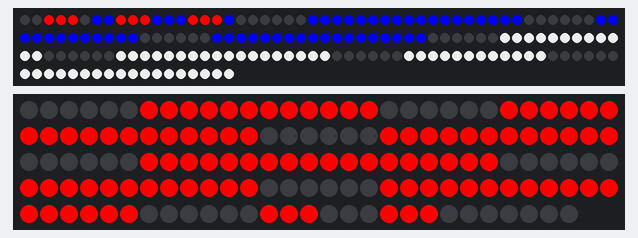
Simulated run of this sketch. Board: Arduino Uno, built with avr-gcc and run on an emulated ATmega328P. Parts: 168 RGB LEDs in strip order, left to right, continuing on the next row, 148 RGB LEDs in strip order, left to right, continuing on the next row.

Above: at 0.1 s.
At 1.1 s:
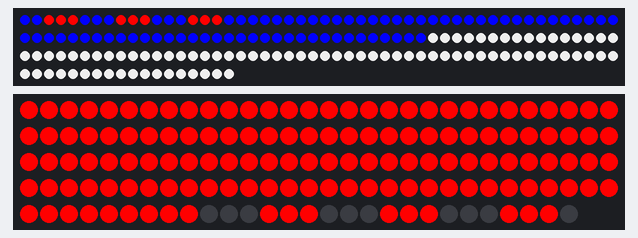
At 8.2 s:
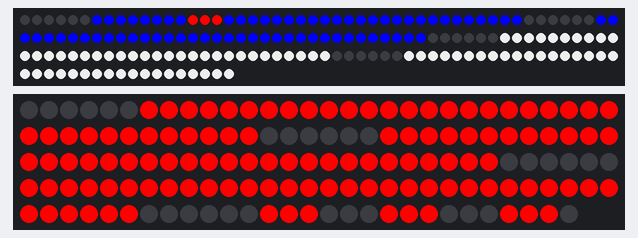

The sketch:

scoreboard_sketch_dec13_two_data_lines.ino
```cpp
#include <PololuLedStrip.h>

PololuLedStrip<12> ledStripTime;
PololuLedStrip<11> ledStripScore;
#define LED_COUNTscore 168
#define LED_COUNTtime 148
rgb_color colorsScore[LED_COUNTscore];
rgb_color colorsTime[LED_COUNTtime];

void setup() {
  // put your setup code here, to run once:

}
//count is a temp marker to test drive digits eventually replace with time and score
//int count[6];
int count = 9;


void lightLED(int digit, int num, int SegLEDs, int DataStrip){
  //marker A
  if (num == 9 || num == 8 || num == 6 || num == 5 || num == 4 || num == 3 || num == 2){
    //turn on segLEDs leds starting at (digit*42+1)
     for (int i = digit*42; i < digit*42+SegLEDs; i++){
      if (digit < 2 and DataStrip == 1){
        colorsScore[i] = rgb_color(0, 0, 255);
      }
      else if (digit > 1 and DataStrip == 1){
        colorsScore[i] = rgb_color(200, 200, 200);
      }
      else{
        colorsTime[i] = rgb_color(255, 0, 0);
      }
     }
  }
  else if (DataStrip == 1){
    for (int i = digit*42; i < digit*42+SegLEDs; i++){
        colorsScore[i] = rgb_color(0, 0, 0);
    }
  }
  else{
    for (int i = digit*42; i < digit*42+SegLEDs; i++){
        colorsTime[i] = rgb_color(0, 0, 0);
    }
  }

  //marker B
  if (num != 2){
    //turn on segLEDs leds starting at (digit*42+7)
    for (int i = digit*42+6; i < digit*42+6+SegLEDs; i++){
      if (digit < 2 and DataStrip== 1){
        colorsScore[i] = rgb_color(0, 0, 255);
      }
      else if (digit > 1 and DataStrip == 1){
        colorsScore[i] = rgb_color(200, 200, 200);
      }
      else{
        colorsTime[i] = rgb_color(255, 0, 0);
      }
     }
  }
  else if (DataStrip == 1){
    for (int i = digit*42; i < digit*42+SegLEDs; i++){
        colorsScore[i] = rgb_color(0, 0, 0);
    }
  }
  else{
    for (int i = digit*42; i < digit*42+SegLEDs; i++){
        colorsTime[i] = rgb_color(0, 0, 0);
    }
  }

  //marker C
  if (num == 0 or num == 2 or num == 3 or num == 5 or num == 6 or num == 8 or num == 9){
    //turn on segLEDs leds starting at (digit*42+13)
     for (int i = digit*42+12; i < digit*42+12+SegLEDs; i++){
      if (digit < 2 and DataStrip == 1){
        colorsScore[i] = rgb_color(0, 0, 255);
      }
      else if (digit > 1 and DataStrip == 1){
        colorsScore[i] = rgb_color(200, 200, 200);
      }
      else{
        colorsTime[i] = rgb_color(255, 0, 0);
      }
     }
  }
  else if (DataStrip == 1){
    for (int i = digit*42; i < digit*42+SegLEDs; i++){
        colorsScore[i] = rgb_color(0, 0, 0);
    }
  }
  else{
    for (int i = digit*42; i < digit*42+SegLEDs; i++){
        colorsTime[i] = rgb_color(0, 0, 0);
    }
  }

  //marker D
  if (num == 0 or num == 2 or num == 6 or num == 8){
    //turn on segLEDs leds starting at (digit*42+19)
     for (int i = digit*42+18; i < digit*42+18+SegLEDs; i++){
      if (digit < 2 and DataStrip == 1){
        colorsScore[i] = rgb_color(0, 0, 255);
      }
      else if (digit > 1 and DataStrip == 1){
        colorsScore[i] = rgb_color(200, 200, 200);
      }
      else{
        colorsTime[i] = rgb_color(255, 0, 0);
      }
     }
  }
  else if (DataStrip == 1){
    for (int i = digit*42; i < digit*42+SegLEDs; i++){
        colorsScore[i] = rgb_color(0, 0, 0);
    }
  }
  else{
    for (int i = digit*42; i < digit*42+SegLEDs; i++){
        colorsTime[i] = rgb_color(0, 0, 0);
    }
  }

  //marker E
  if (num == 0 or num == 4 or num == 5 or num == 6 or num == 8 or num == 9){
    //turn on segLEDs leds starting at (digit*42+25)
     for (int i = digit*42+24; i < digit*42+24+SegLEDs; i++){
      if (digit < 2 and DataStrip == 1){
        colorsScore[i] = rgb_color(0, 0, 255);
      }
      else if (digit > 1 and DataStrip == 1){
        colorsScore[i] = rgb_color(200, 200, 200);
      }
      else{
        colorsTime[i] = rgb_color(255, 0, 0);
      }
     }
  }
  else if (DataStrip == 1){
    for (int i = digit*42; i < digit*42+SegLEDs; i++){
        colorsScore[i] = rgb_color(0, 0, 0);
    }
  }
  else{
    for (int i = digit*42; i < digit*42+SegLEDs; i++){
        colorsTime[i] = rgb_color(0, 0, 0);
    }
  }

  //marker F
  if (num != 1 and num != 4){
    //turn on segLEDs leds starting at (digit*42+31)
     for (int i = digit*42+30; i < digit*42+30+SegLEDs; i++){
      if (digit < 2 and DataStrip == 1){
        colorsScore[i] = rgb_color(0, 0, 255);
      }
      else if (digit > 1 and DataStrip == 1){
        colorsScore[i] = rgb_color(200, 200, 200);
      }
      else{
        colorsTime[i] = rgb_color(255, 0, 0);
      }
     }
  }
  else if (DataStrip == 1){
    for (int i = digit*42; i < digit*42+SegLEDs; i++){
        colorsScore[i] = rgb_color(0, 0, 0);
    }
  }
  else{
    for (int i = digit*42; i < digit*42+SegLEDs; i++){
        colorsTime[i] = rgb_color(0, 0, 0);
    }
  }

  //marker G
  if (num != 5 and num != 6){
    //turn on segLEDs leds starting at (digit*42+37)
     for (int i = digit*42+36; i < digit*42+36+SegLEDs; i++){
      if (digit < 2 and DataStrip == 1){
        colorsScore[i] = rgb_color(0, 0, 255);
      }
      else if (digit > 1 and DataStrip == 1){
        colorsScore[i] = rgb_color(200, 200, 200);
      }
      else{
        colorsTime[i] = rgb_color(255, 0, 0);
      }
     }
  }
  else if (DataStrip == 1){
    for (int i = digit*42; i < digit*42+SegLEDs; i++){
        colorsScore[i] = rgb_color(0, 0, 0);
    }
  }
  else{
    for (int i = digit*42; i < digit*42+SegLEDs; i++){
        colorsTime[i] = rgb_color(0, 0, 0);
    }
  }
}


//LOOP

void loop() {
  // put your main code here, to run repeatedly:
  //colon in red
  colorsTime[148] = rgb_color(255, 0, 0);
  //colorsTime[147] = rgb_color(255, 0, 0); Not needed?

  //determine which leds to light
  for (int j=0; j < 4; j++){
    lightLED (j, count, 6, 1);
  }
  for (int k=0; k < 3; k++){
    lightLED (k, count, 6, 2);
  }
  lightLED (3, count, 3, 2);

  //write to leds
  ledStripScore.write(colorsScore, LED_COUNTscore);
  ledStripTime.write(colorsTime, LED_COUNTtime);


  //temp code
  delay(1000); //1 second delay
  if (count==0){
    count = 9;
  }
  else{
    count = count - 1;
  }
  //temp code end
}
```

Measured:
- by itself, everything shown: repeats every 10.1 s, in 7 steps
